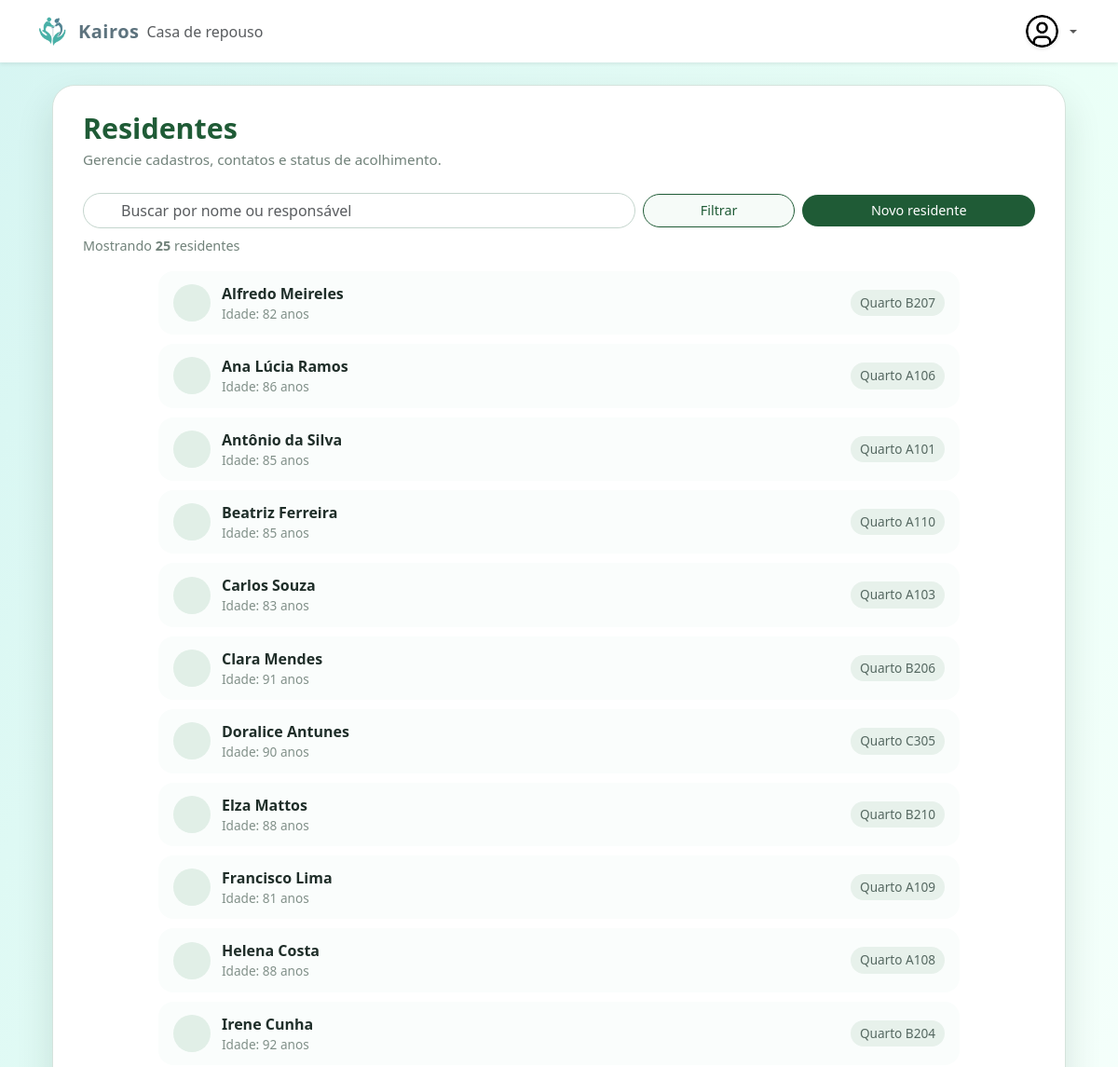
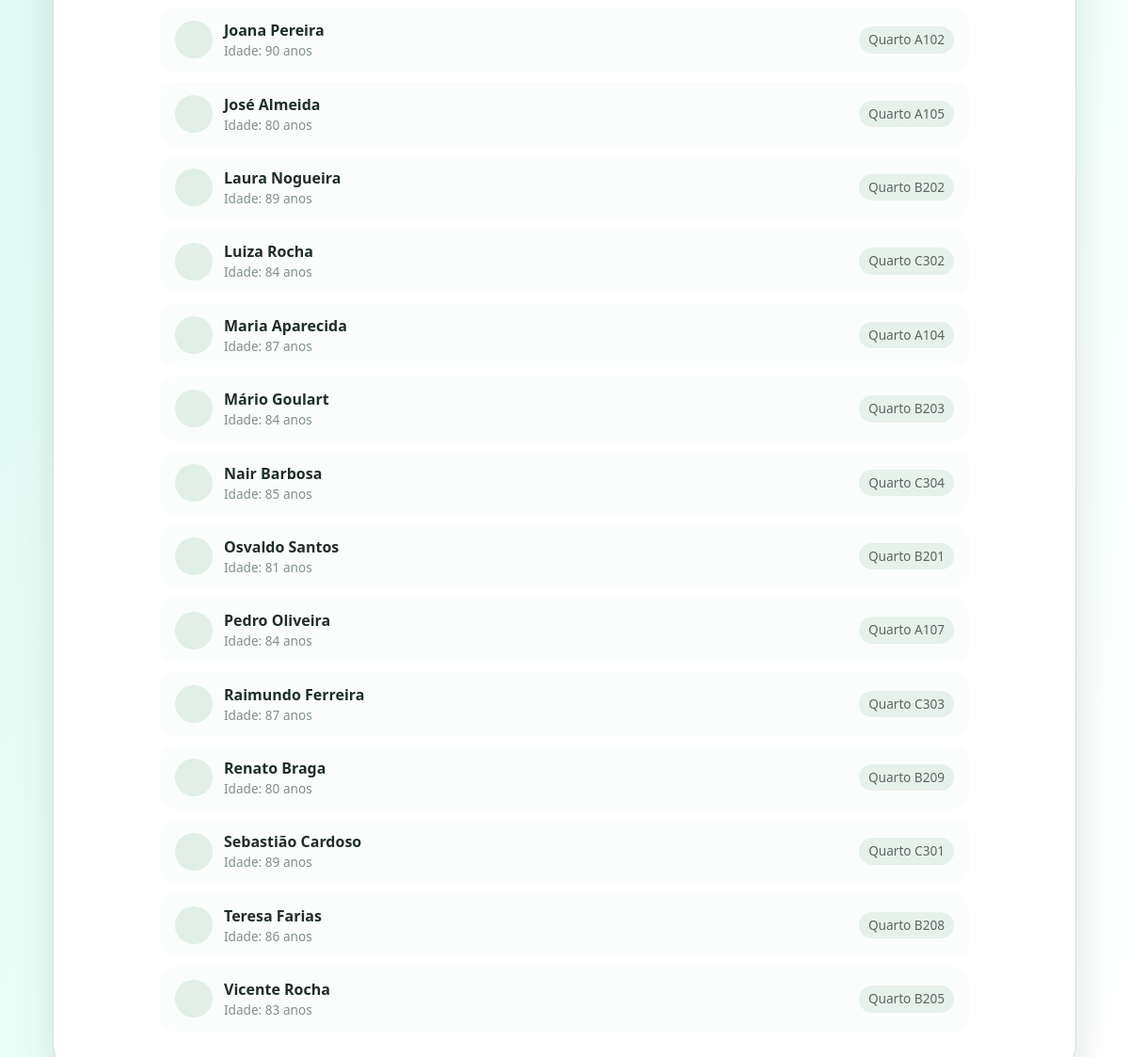
The app's page /listResidentes.php (signed in), older data (2 pictures, top to bottom).
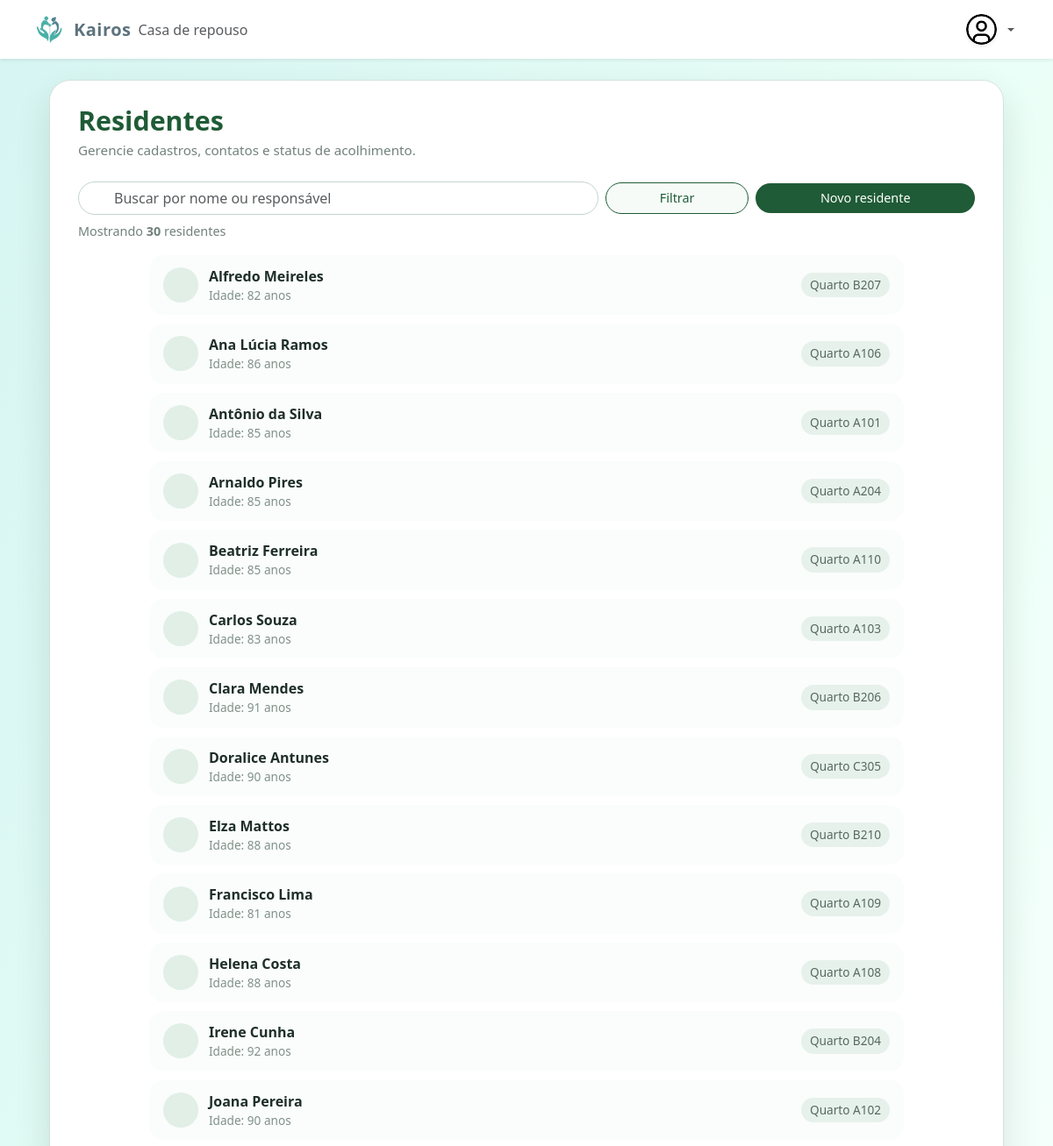
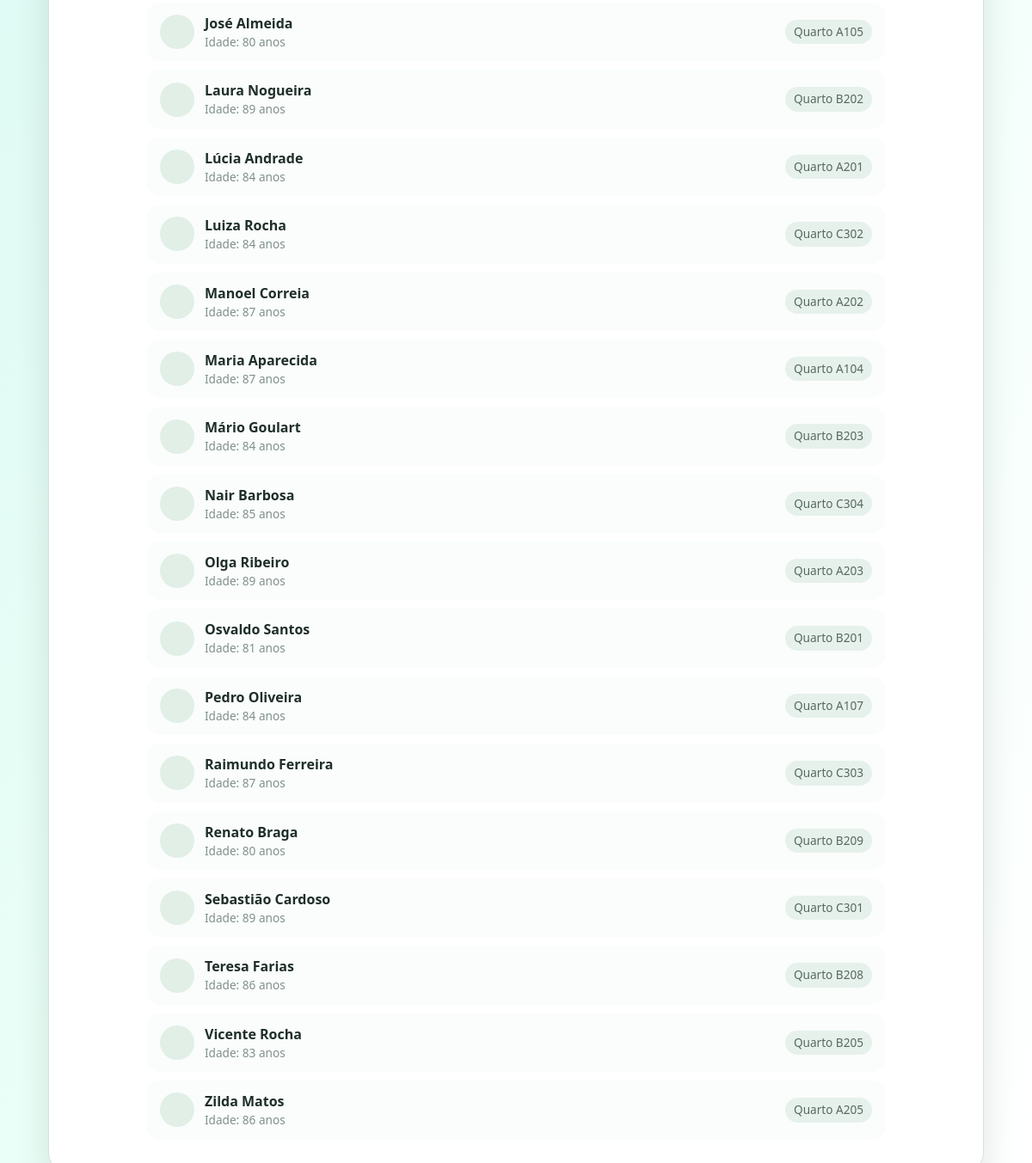
The same page, newer data (2 pictures, top to bottom).
### tables this page shows
CREATE TABLE `tb_residentes` (
  `id` int(11) NOT NULL,
  `nome` varchar(255) NOT NULL,
  `data_nasc` date DEFAULT NULL,
  `cpf` varchar(14) NOT NULL,
  `rg` varchar(20) DEFAULT NULL,
  `telefone` varchar(20) DEFAULT NULL,
  `endereco` text DEFAULT NULL,
  `email` varchar(100) DEFAULT NULL,
  `quarto` varchar(50) DEFAULT NULL,
  `medicamentos` text DEFAULT NULL,
  `alergias` text DEFAULT NULL,
  `restricoes_alimentares` text DEFAULT NULL,
  `responsavel_nome` varchar(255) DEFAULT NULL,
  `responsavel_telefone` varchar(20) DEFAULT NULL,
  `responsavel_email` varchar(100) DEFAULT NULL,
  `parente_grau` varchar(50) DEFAULT NULL
);

### listResidentes.php (the view, shortened to what this page needs)
<?php
include_once "header.php";
$search = $_GET['search'] ?? '';
if (!empty($search)) {
  $sql = $pdo->prepare("SELECT * FROM tb_residentes WHERE nome LIKE :search ORDER BY nome ASC");
  $sql->bindValue(':search', '%' . $search . '%');
  $sql->execute();
} else {
  $sql = $pdo->query("SELECT * FROM tb_residentes ORDER BY nome ASC");
}
$residentes = $sql->fetchAll(PDO::FETCH_ASSOC);
function calcularIdade($data_nasc)
{
  $nasc = new DateTime($data_nasc);
  $hoje = new DateTime();
  return $nasc->diff($hoje)->y;
}
?>
<main>
  <div class="page-shell">
    <div class="page-card">
      <header class="mb-3">
        <h1 class="page-header-title mb-1">Residentes</h1>
        <p class="page-header-sub mb-0">
          Gerencie cadastros, contatos e status de acolhimento.
        </p>
      </header>
      <section class="search-shell">
        <form method="GET" class="row g-2 align-items-center">
          <div class="col-12 col-md-7 position-relative">
            <input
              type="text"
              name="search"
              class="form-control search-input"
              placeholder="Buscar por nome ou responsável"
              value="<?= htmlspecialchars($search) ?>">
          </div>
          <div class="col-6 col-md-2">
            <button class="btn btn-filter w-100" type="submit">Filtrar</button>
          </div>
          <div class="col-6 col-md-3 text-md-end">
            <a href="frmCadResidente.php" class="btn btn-new w-100 w-md-auto">
              Novo residente
            </a>
          </div>
        </form>
        <div class="d-flex justify-content-between align-items-center mt-2">
          <span class="res-count">
            Mostrando <strong><?= count($residentes) ?></strong> residentes
          </span>
        </div>
      </section>
      <section>
        <?php if (count($residentes) > 0): ?>
          <div class="mx-auto" style="max-width:860px;">
            <?php foreach ($residentes as $res): ?>
              <div class="resident-item"
                   data-bs-toggle="modal" data-bs-target="#residenteModal"
                   data-nome="<?= htmlspecialchars($res['nome']) ?>"
                   data-data_nasc="<?= htmlspecialchars((new DateTime($res['data_nasc']))->format('d/m/Y')) ?>"
                   data-cpf="<?= htmlspecialchars($res['cpf']) ?>"
                   data-rg="<?= htmlspecialchars($res['rg']) ?>"
                   data-telefone="<?= htmlspecialchars($res['telefone']) ?>"
                   data-endereco="<?= htmlspecialchars($res['endereco']) ?>"
                   data-email="<?= htmlspecialchars($res['email']) ?>"
                   data-quarto="<?= htmlspecialchars($res['quarto']) ?>"
                   data-medicamentos="<?= htmlspecialchars($res['medicamentos']) ?>"
                   data-alergias="<?= htmlspecialchars($res['alergias']) ?>"
                   data-restricoes_alimentares="<?= htmlspecialchars($res['restricoes_alimentares']) ?>"
                   data-responsavel_nome="<?= htmlspecialchars($res['responsavel_nome']) ?>"
                   data-responsavel_telefone="<?= htmlspecialchars($res['responsavel_telefone']) ?>"
                   data-responsavel_email="<?= htmlspecialchars($res['responsavel_email']) ?>"
                   data-parente_grau="<?= htmlspecialchars($res['parente_grau']) ?>">
                <div class="d-flex align-items-center">
                  <div class="resident-avatar">
                  </div>
                  <div>
                    <div class="resident-name">
                      <?= htmlspecialchars($res['nome']) ?>
                    </div>
                    <div class="resident-meta">
                      Idade: <?= calcularIdade($res['data_nasc']) ?> anos
                    </div>
                  </div>
                </div>
                <div class="text-end">
                  <div class="resident-room">
                    Quarto <?= htmlspecialchars($res['quarto']) ?>
                  </div>
                </div>
              </div>
            <?php endforeach; ?>
          </div>
        <?php else: ?>
          <div class="alert alert-warning text-center mt-3">
            Nenhum residente encontrado.
          </div>
        <?php endif; ?>
      </section>
    </div>
  </div>
</main>
<?php include_once "footer.php"; ?>

### header.php (shortened to what this page needs)
<!DOCTYPE html>
<html lang="PT-BR">
<head>
    <link rel="stylesheet" href="style.css">
    <link href="https://cdn.jsdelivr.net/npm/bootstrap@5.3.3/dist/css/bootstrap.min.css" rel="stylesheet">
</head>
<body>
    <header class="shadow-sm sticky-top bg-white">
        <nav class="navbar navbar-expand-lg navbar-light px-4">
            <div class="container-fluid">
                <a class="navbar-brand d-flex align-items-center gap-2" href="dashboard.php">
                    <img src="img/logotipo-kairos.png" alt="Logo" width="40" height="40" class="rounded-circle">
                    <span class="fw-bold fs-5" style="color: #5D737E;">Kairos</span>
                    <label class="text-muted fs-6">Casa de repouso</label>
                </a>
                <ul class="navbar-nav ms-auto">
                    <li class="nav-item dropdown">
                        <a class="nav-link dropdown-toggle d-flex align-items-center" href="#" id="userDropdown"
                            role="button" data-bs-toggle="dropdown" aria-expanded="false">
                            <img src="img/avatar-generic.png" alt="Avatar" class="rounded-circle shadow-sm me-2"
                                height="35" width="35">
                        </a>
                    </li>
                </ul>
            </div>
        </nav>
    </header>
</body>

### footer.php (shortened to what this page needs)
</body>
</html>

### style.css (style rules this page uses)
p { color: #5D737E; }
body { background: linear-gradient(to bottom right, #d6f5f2, #eafff7, #ffffff); min-height: 100vh; }
.navbar-brand span { font-family: 'Segoe UI', sans-serif; letter-spacing: 0.5px; }

### listResidentes.php (style rules this page uses)
body { background-color:#E5F2E8; }
.page-shell { max-width:1120px; margin:0 auto; padding:24px 16px 40px; }
.page-card { background:#FFFFFF; border-radius:24px; box-shadow:0 18px 40px rgba(12,39,26,0.12); border:1px solid #D5E3DC; padding:28px 32px 28px; }
.page-header-title { font-size:1.9rem; font-weight:700; color:#1F5B36; }
.page-header-sub { font-size:0.95rem; color:#71827A; }
.search-shell { margin-top:24px; margin-bottom:16px; }
.search-input { border-radius:999px; border:1px solid #C4D5CD; padding-left:40px; }
.btn-filter { border-radius:999px; border:1px solid #1F5B36; color:#1F5B36; background:#F6FBF8; font-size:0.9rem; padding-inline:18px; }
.btn-new { border-radius:999px; background:#1F5B36; border:none; color:#FFFFFF; font-size:0.9rem; padding-inline:18px; }
.res-count { font-size:0.9rem; color:#71827A; }
.resident-item { border:none; border-radius:16px; background:#FAFDFC; padding:12px 16px; margin-bottom:10px; display:flex; justify-content:space-between; align-items:center; cursor:pointer; transition:box-shadow .15s ease, transform .15s ease, background .15s ease; }
.resident-avatar { width:40px; height:40px; border-radius:50%; display:flex; align-items:center; justify-content:center; background:#E1EFE7; color:#1F5B36; margin-right:12px; font-size:1.2rem; }
.resident-name { font-weight:600; color:#1F2E29; }
.resident-meta { font-size:0.85rem; color:#819089; }
.resident-room { font-size:0.85rem; color:#556861; background:#E7F1EB; border-radius:999px; padding:4px 10px; }

Row changes from the older to the newer data that the page shows:
added tb_residentes: nome "Arnaldo Pires", data_nasc "85", quarto "A204"
added tb_residentes: nome "Lúcia Andrade", data_nasc "84", quarto "A201"
added tb_residentes: nome "Manoel Correia", data_nasc "87", quarto "A202"
added tb_residentes: nome "Olga Ribeiro", data_nasc "89", quarto "A203"
added tb_residentes: nome "Zilda Matos", data_nasc "86", quarto "A205"
Text that changed along with them:
count($residentes): "25" → "30"
